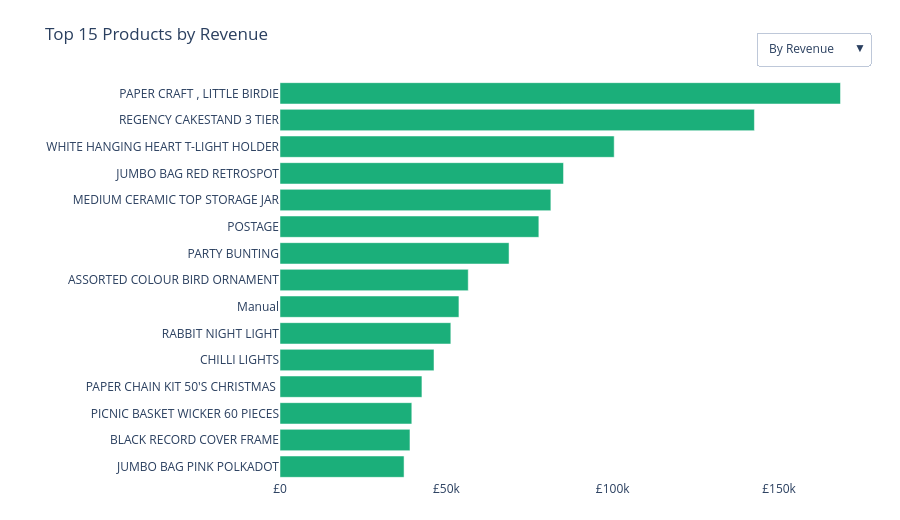

Source (notebook cell):
### Markdown cell above
## 4. Chart 3 — Top products, with a metric toggle

### Code cell
top_products = (
    df.groupby("Description")
    .agg(Revenue=("TotalPrice", "sum"), Units=("Quantity", "sum"))
    .sort_values("Revenue", ascending=False)
    .head(15)
)
top_products_by_units = df.groupby("Description")["Quantity"].sum().sort_values(ascending=False).head(15)

fig_products = go.Figure()
fig_products.add_trace(go.Bar(
    y=top_products.index[::-1], x=top_products["Revenue"][::-1], orientation="h",
    marker_color=AQUA, name="Revenue", visible=True,
    hovertemplate="%{y}<br>£%{x:,.0f}<extra></extra>",
))
fig_products.add_trace(go.Bar(
    y=top_products_by_units.index[::-1], x=top_products_by_units.values[::-1], orientation="h",
    marker_color=ORANGE, name="Units Sold", visible=False,
    hovertemplate="%{y}<br>%{x:,.0f} units<extra></extra>",
))
fig_products.update_layout(
    updatemenus=[dict(
        buttons=[
            dict(label="By Revenue", method="update", args=[{"visible": [True, False]}, {"title": "Top 15 Products by Revenue", "xaxis": {"tickprefix": "£"}}]),
            dict(label="By Units Sold", method="update", args=[{"visible": [False, True]}, {"title": "Top 15 Products by Units Sold", "xaxis": {"tickprefix": ""}}]),
        ],
        direction="down", x=1.0, xanchor="right", y=1.12, yanchor="top",
    )],
    title="Top 15 Products by Revenue", showlegend=False,
    xaxis=dict(tickprefix="£"),
    height=520, margin=dict(t=80, l=280, r=30, b=40),
)

### Figure 1 — Plotly figure (JSON) as saved in the notebook; plotly's stock layout.template omitted (floating-point values rounded to 4 significant figures)
{"data": [{"hovertemplate": "%{y}<br>£%{x:,.0f}<extra></extra>", "marker": {"color": "#1baf7a"}, "name": "Revenue", "orientation": "h", "type": "bar", "visible": true, "x": [37290.0, 39060.0, 39620.0, 42660.0, 46290.0, 51350.0, 53780.0, 56580.0, 68840.0, 77800.0, 81420.0, 85220.0, 100400.0, 142600.0, 168500.0], "y": ["JUMBO BAG PINK POLKADOT", "BLACK RECORD COVER FRAME", "PICNIC BASKET WICKER 60 PIECES", "PAPER CHAIN KIT 50'S CHRISTMAS ", "CHILLI LIGHTS", "RABBIT NIGHT LIGHT", "Manual", "ASSORTED COLOUR BIRD ORNAMENT", "PARTY BUNTING", "POSTAGE", "MEDIUM CERAMIC TOP STORAGE JAR", "JUMBO BAG RED RETROSPOT", "WHITE HANGING HEART T-LIGHT HOLDER", "REGENCY CAKESTAND 3 TIER", "PAPER CRAFT , LITTLE BIRDIE"]}, {"hovertemplate": "%{y}<br>%{x:,.0f} units<extra></extra>", "marker": {"color": "#eb6834"}, "name": "Units Sold", "orientation": "h", "type": "bar", "visible": false, "x": [21876, 22433, 22963, 24264, 25345, 26076, 27202, 30931, 33693, 35362, 36725, 46181, 54415, 77916, 80995], "y": ["ASSORTED COLOURS SILK FAN", "VICTORIAN GLASS HANGING T-LIGHT", "BROCADE RING PURSE ", "PACK OF 60 PINK PAISLEY CAKE CASES", "PACK OF 12 LONDON TISSUES ", "MINI PAINT SET VINTAGE ", "RABBIT NIGHT LIGHT", "POPCORN HOLDER", "PACK OF 72 RETROSPOT CAKE CASES", "ASSORTED COLOUR BIRD ORNAMENT", "WHITE HANGING HEART T-LIGHT HOLDER", "JUMBO BAG RED RETROSPOT", "WORLD WAR 2 GLIDERS ASSTD DESIGNS", "MEDIUM CERAMIC TOP STORAGE JAR", "PAPER CRAFT , LITTLE BIRDIE"]}], "layout": {"height": 520, "margin": {"b": 40, "l": 280, "r": 30, "t": 80}, "showlegend": false, "title": {"text": "Top 15 Products by Revenue"}, "updatemenus": [{"buttons": [{"args": [{"visible": [true, false]}, {"title": "Top 15 Products by Revenue", "xaxis": {"tickprefix": "£"}}], "label": "By Revenue", "method": "update"}, {"args": [{"visible": [false, true]}, {"title": "Top 15 Products by Units Sold", "xaxis": {"tickprefix": ""}}], "label": "By Units Sold", "method": "update"}], "direction": "down", "x": 1.0, "xanchor": "right", "y": 1.12, "yanchor": "top"}], "xaxis": {"tickprefix": "£"}}}
